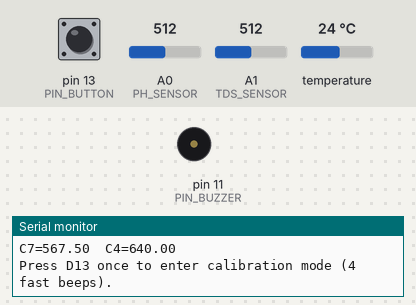
A sketch run on a simulated Arduino Uno, built with avr-gcc and run on an emulated ATmega328P. On the bench: buzzer (waves = sounding, pin HIGH), the last lines printed to the serial monitor. The test bench sets the inputs (shaded band); at power-on: pin 13 (PIN_BUTTON) HIGH, A0 (PH_SENSOR) = 512, A1 (TDS_SENSOR) = 512, temperature 24 °C. The local clock reads 2024-03-15 10:24:30 at power-on unless the sketch sets it; EEPROM starts erased.

Above: at 1.3 s.
1.4 s: pin 13 (PIN_BUTTON) pulled LOW for 3.2 s
At 7.53 s:
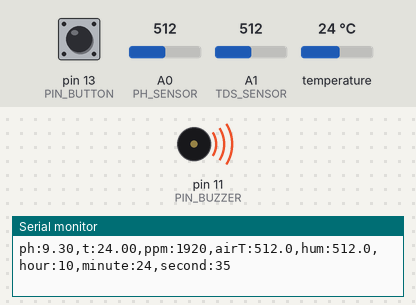
Timing chart, 0 to 9.6 s (numbered marks = the images above; inputs shaded):
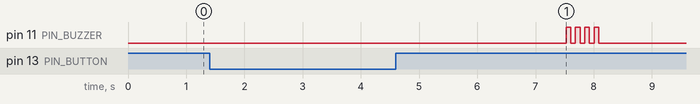

Measured:
- after the input at 1.4 s, pin 11 (PIN_BUZZER): alternates HIGH for 0.08 s and LOW for 0.08 s, 8 changes in all, then stays LOW, starting after 6.1 s

The sketch:

SHVF_arduino_FIXED_v2.ino
```cpp
#include <DHT.h>
#include <RtcDS1302.h>
#include <OneWire.h>
#include <DallasTemperature.h>
#include <EEPROM.h>

// === Pins ===
#define DHTPIN 2
#define DHTTYPE DHT11
#define PH_SENSOR A0
#define TDS_SENSOR A1
#define DS18B20_PIN A2        // DS18B20 data line on A2 (digital-capable)

// Calibration I/O
#define PIN_BUTTON 13         // Button -> GND (INPUT_PULLUP)
#define PIN_BUZZER 11         // Buzzer -> GND (active HIGH)

// === RTC wiring (DS1302) ===
ThreeWire myWire(5, 4, 6);    // DS1302: DAT, CLK, RST
RtcDS1302<ThreeWire> Rtc(myWire);

DHT dht(DHTPIN, DHTTYPE);
OneWire oneWire(DS18B20_PIN);
DallasTemperature ds18b20(&oneWire);

// === DS18B20 smoothing & trim ===
float waterEMA = NAN;
const float EMA_ALPHA = 0.30;   // 0.2..0.4 typical
float tempOffsetC = 0.00;       // set after comparing vs reference thermometer

// === EEPROM layout & defaults ===
const int EE_MAGIC_ADDR = 0;    // 4 bytes
const int EE_C7_ADDR    = 4;    // 4 bytes float
const int EE_C4_ADDR    = 8;    // 4 bytes float
const uint32_t EE_MAGIC = 0x50484341; // 'PHCA' marker

// Your previous defaults (used if EEPROM not set yet)
const float C7_DEFAULT = 567.50;     // ADC at pH ~6.86/7.00 buffer
const float C4_DEFAULT = 640.00;     // ADC at pH ~4.01 buffer

// Runtime calibration points (persisted in EEPROM)
float C7 = NAN;   // raw ADC at pH 7.00
float C4 = NAN;   // raw ADC at pH 4.01

// === TDS/EC options ===
const float TDS_FACTOR = 0.7;   // 0.5 (NaCl) or 0.7 (442) — match your handheld
const float EC_TCOMP   = 0.02;  // temperature coefficient vs 25C

// --- helpers ---
float readStableAnalog(int pin, int samples = 60) {
  float sum = 0;
  for (int i = 0; i < samples; i++) {
    sum += analogRead(pin);
    delay(5);
  }
  return sum / samples;
}

float readWaterTempC_DS18B20() {
  for (int attempt = 0; attempt < 3; attempt++) {
    ds18b20.requestTemperatures();
    float t = ds18b20.getTempCByIndex(0);
    if (t != DEVICE_DISCONNECTED_C && t > -55 && t < 125) {
      t += tempOffsetC;
      if (isnan(waterEMA)) waterEMA = t;
      else waterEMA = EMA_ALPHA * t + (1.0 - EMA_ALPHA) * waterEMA;
      return waterEMA;
    }
    delay(50);
  }
  return waterEMA; // may be NAN on first run if sensor missing
}

// Convert raw TDS sensor voltage to EC (µS/cm), with temp compensation, then to PPM.
float readTDSppm(float waterTempC) {
  float tdsRaw = readStableAnalog(TDS_SENSOR, 60);
  float v = tdsRaw * (5.0f / 1023.0f);  // 10-bit ADC @5V

  // Temperature compensation (reference 25°C)
  float compCoeff = 1.0f + EC_TCOMP * (waterTempC - 25.0f);
  float vComp = v / compCoeff;

  // DFRobot polynomial: voltage -> EC (µS/cm)
  float ec_uS = (133.42f * vComp * vComp * vComp
               - 255.86f * vComp * vComp
               + 857.39f * vComp);
  if (ec_uS < 0) ec_uS = 0;

  // Convert EC to PPM by factor
  float ppm = ec_uS * TDS_FACTOR;
  return ppm;
}

// ====== EEPROM helpers ======
void eepromWriteFloat(int addr, float v){ EEPROM.put(addr, v); }
float eepromReadFloat(int addr){ float v; EEPROM.get(addr, v); return v; }

void loadCalibrationFromEEPROM(){
  uint32_t magic = 0;
  EEPROM.get(EE_MAGIC_ADDR, magic);
  if (magic == EE_MAGIC) {
    C7 = eepromReadFloat(EE_C7_ADDR);
    C4 = eepromReadFloat(EE_C4_ADDR);
    // Sanity
    if (isnan(C7) || C7 < 0 || C7 > 1023) C7 = C7_DEFAULT;
    if (isnan(C4) || C4 < 0 || C4 > 1023) C4 = C4_DEFAULT;
  } else {
    // First time init
    EEPROM.put(EE_MAGIC_ADDR, EE_MAGIC);
    C7 = C7_DEFAULT;
    C4 = C4_DEFAULT;
    eepromWriteFloat(EE_C7_ADDR, C7);
    eepromWriteFloat(EE_C4_ADDR, C4);
  }
}

void saveC7(float v){ C7 = v; eepromWriteFloat(EE_C7_ADDR, C7); }
void saveC4(float v){ C4 = v; eepromWriteFloat(EE_C4_ADDR, C4); }

// ====== Buzzer helpers ======
void beepOnce(int onMs, int offMs){
  digitalWrite(PIN_BUZZER, HIGH);
  delay(onMs);
  digitalWrite(PIN_BUZZER, LOW);
  delay(offMs);
}
void beepFast4(){ for(int i=0;i<4;i++) beepOnce(80,80); }
void beepNormal2(){ for(int i=0;i<2;i++) beepOnce(200,150); }
void beepNormal3(){ for(int i=0;i<3;i++) beepOnce(200,150); }

// ====== Button (D13 to GND) with debounce ======
bool btnLast = true; // INPUT_PULLUP idle HIGH
unsigned long btnLastChange = 0;
const unsigned long DEBOUNCE_MS = 30;
unsigned long pressStart = 0;
bool pressed = false;

bool buttonPressed(){
  bool now = digitalRead(PIN_BUTTON); // HIGH idle, LOW pressed
  unsigned long t = millis();
  if (now != btnLast && (t - btnLastChange) > DEBOUNCE_MS) {
    btnLast = now;
    btnLastChange = t;
    if (!now) { // pressed
      pressStart = t;
      pressed = true;
    } else {    // released
      if (pressed) {
        pressed = false;
        return true;
      }
    }
  }
  return false;
}

// ====== Calibration state machine ======
enum CalState {
  CAL_IDLE,
  CAL_WAIT_P7_PRESS,
  CAL_DOING_P7,
  CAL_WAIT_P4_PRESS,
  CAL_DOING_P4
};
CalState calState = CAL_IDLE;

// ====== Setup / Loop ======
void setup() {
  pinMode(PIN_BUTTON, INPUT_PULLUP);
  pinMode(PIN_BUZZER, OUTPUT);
  digitalWrite(PIN_BUZZER, LOW);

  pinMode(PH_SENSOR, INPUT);
  pinMode(TDS_SENSOR, INPUT);

  Serial.begin(9600);
  dht.begin();
  Rtc.Begin();

  ds18b20.begin();
  ds18b20.setResolution(12);
  ds18b20.setWaitForConversion(true);

  loadCalibrationFromEEPROM();

  Serial.println(F("Nano Ready. One-button Calibration (D13), Buzzer (D11)."));
  Serial.print(F("C7=")); Serial.print(C7, 2);
  Serial.print(F("  C4=")); Serial.println(C4, 2);
  Serial.println(F("Press D13 once to enter calibration mode (4 fast beeps)."));
}

void loop() {
  // ====== Handle calibration button flow ======
  if (calState == CAL_IDLE) {
    if (buttonPressed()) {
      // Enter calibration mode
      beepFast4(); // 4 fast beeps
      Serial.println(F("[CAL] Entered calibration mode."));
      Serial.println(F("[CAL] Rinse, dip probe into pH 7.00 buffer, then press button to start capture."));
      calState = CAL_WAIT_P7_PRESS;
    }
  }
  else if (calState == CAL_WAIT_P7_PRESS) {
    if (buttonPressed()) {
      beepNormal2(); // 2 normal beeps
      Serial.println(F("[CAL] Capturing pH 7.00... keep still 10–20s."));
      calState = CAL_DOING_P7;
    }
  }
  else if (calState == CAL_DOING_P7) {
    // Your required stable ADC read
    float phADC = readStableAnalog(PH_SENSOR, 100);
    saveC7(phADC);
    Serial.print(F("[CAL] Saved C7 = ")); Serial.println(C7, 2);
    beepNormal3(); // 3 beeps done
    Serial.println(F("[CAL] Now rinse, dip probe into pH 4.01 buffer, then press to start."));
    calState = CAL_WAIT_P4_PRESS;
  }
  else if (calState == CAL_WAIT_P4_PRESS) {
    if (buttonPressed()) {
      beepNormal2(); // 2 normal beeps
      Serial.println(F("[CAL] Capturing pH 4.01... keep still 10–20s."));
      calState = CAL_DOING_P4;
    }
  }
  else if (calState == CAL_DOING_P4) {
    float phADC = readStableAnalog(PH_SENSOR, 100);
    saveC4(phADC);
    Serial.print(F("[CAL] Saved C4 = ")); Serial.println(C4, 2);
    beepNormal3(); // 3 beeps done
    Serial.println(F("[CAL] Calibration complete. Exiting calibration mode."));
    calState = CAL_IDLE;
  }

  // ====== Normal sensing/printing (unchanged format) ======
  // Compute linear pH mapping from current C7/C4
  // m_ph = (7 - 4) / (C7 - C4); b_ph = 7 - m_ph*C7
  float m_ph = (7.00f - 4.00f) / (C7 - C4 + 1e-6f);
  float b_ph = 7.00f - m_ph * C7;

  // Water temperature
  float waterTempC = readWaterTempC_DS18B20(); // °C (could be NAN if missing)

  // pH reading
  float phADC_now = readStableAnalog(PH_SENSOR, 60);
  float phValue = m_ph * phADC_now + b_ph;

  // TDS (with temp comp; default 25C if temp missing)
  float tC = isnan(waterTempC) ? 25.0f : waterTempC;
  float tdsPPM = readTDSppm(tC);

  // Air temp & humidity (kept your variables; switch back to DHT if desired)
  // float airTemp = dht.readTemperature();
  // float humidity = dht.readHumidity();
  float airTemp = phADC_now;                       // (your previous placeholder)
  float humidity = readStableAnalog(TDS_SENSOR,60);// (your previous placeholder)

  // Time
  RtcDateTime now = Rtc.GetDateTime();

  // Output (same format you had)
  Serial.print("ph:");
  Serial.print(phValue, 2);

  Serial.print(",t:");
  if (isnan(waterTempC)) Serial.print("nan");
  else Serial.print(waterTempC, 2);

  Serial.print(",ppm:");
  Serial.print(tdsPPM, 0);

  Serial.print(",airT:");
  Serial.print(airTemp, 1);

  Serial.print(",hum:");
  Serial.print(humidity, 1);

  Serial.print(",hour:");
  Serial.print(now.Hour());

  Serial.print(",minute:");
  Serial.print(now.Minute());

  Serial.print(",second:");
  Serial.println(now.Second());

  delay(2000);
}
```
